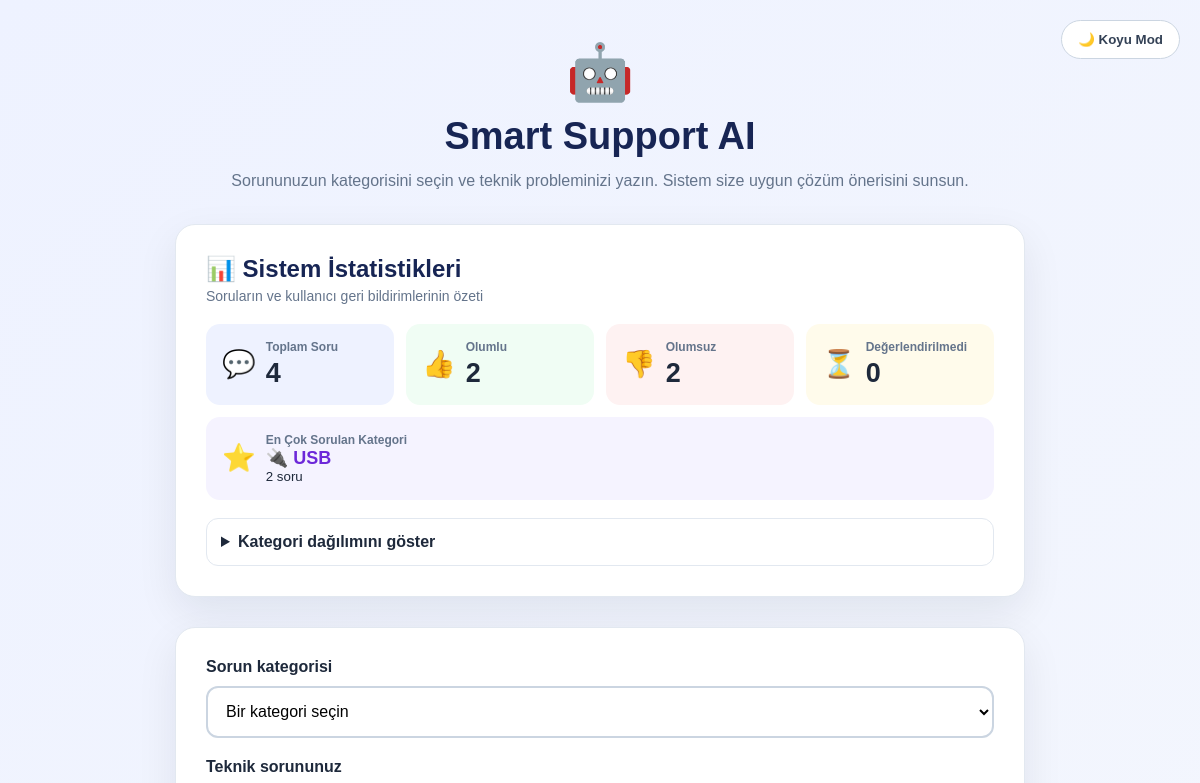
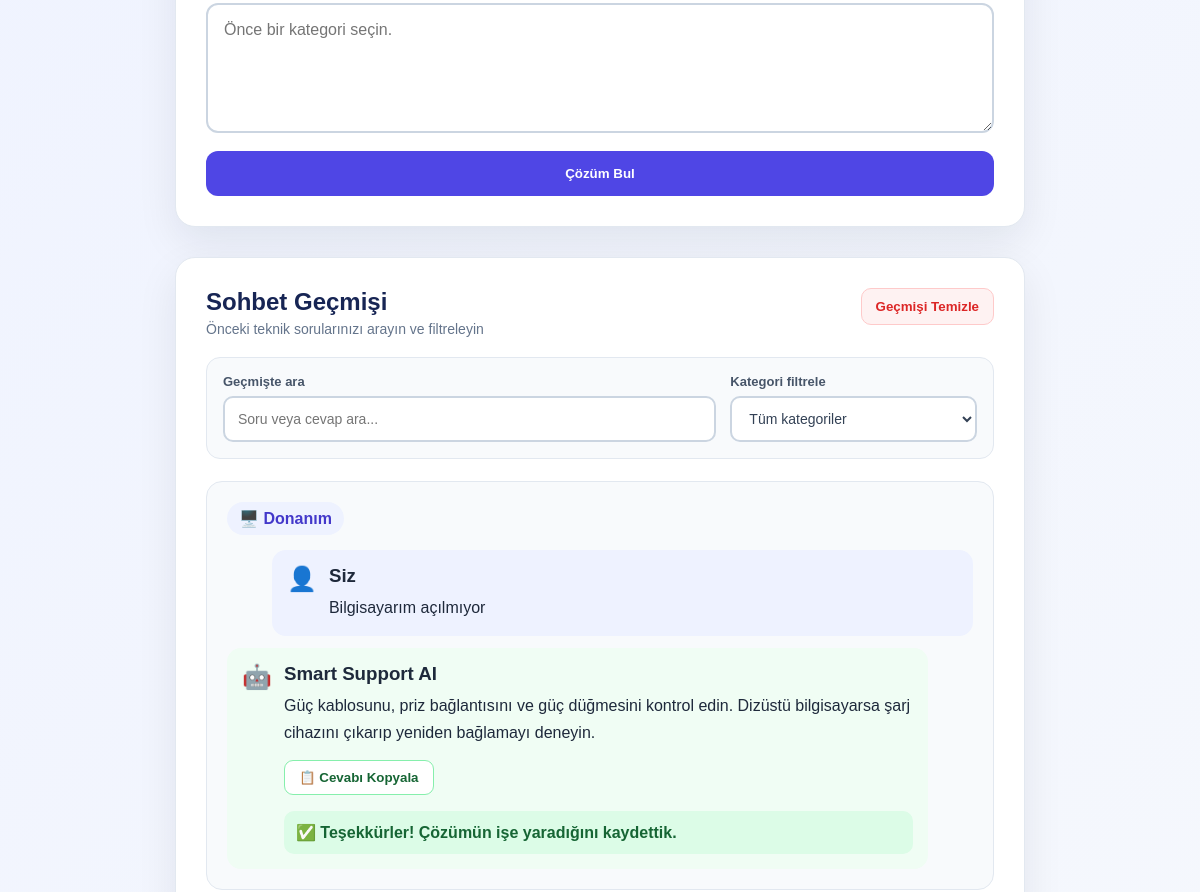
Before: / (upper part) with the older database file (2 pictures, top to bottom).
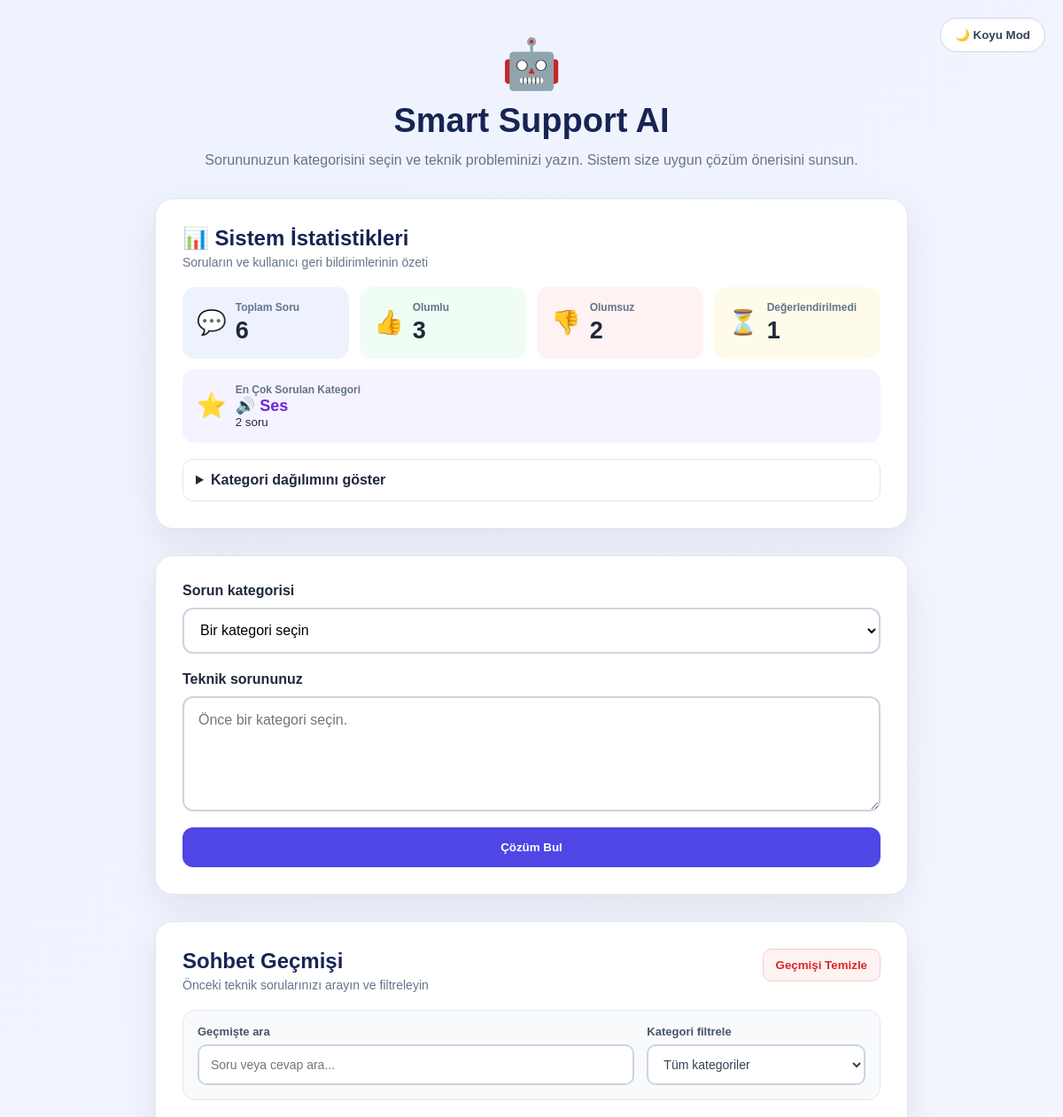
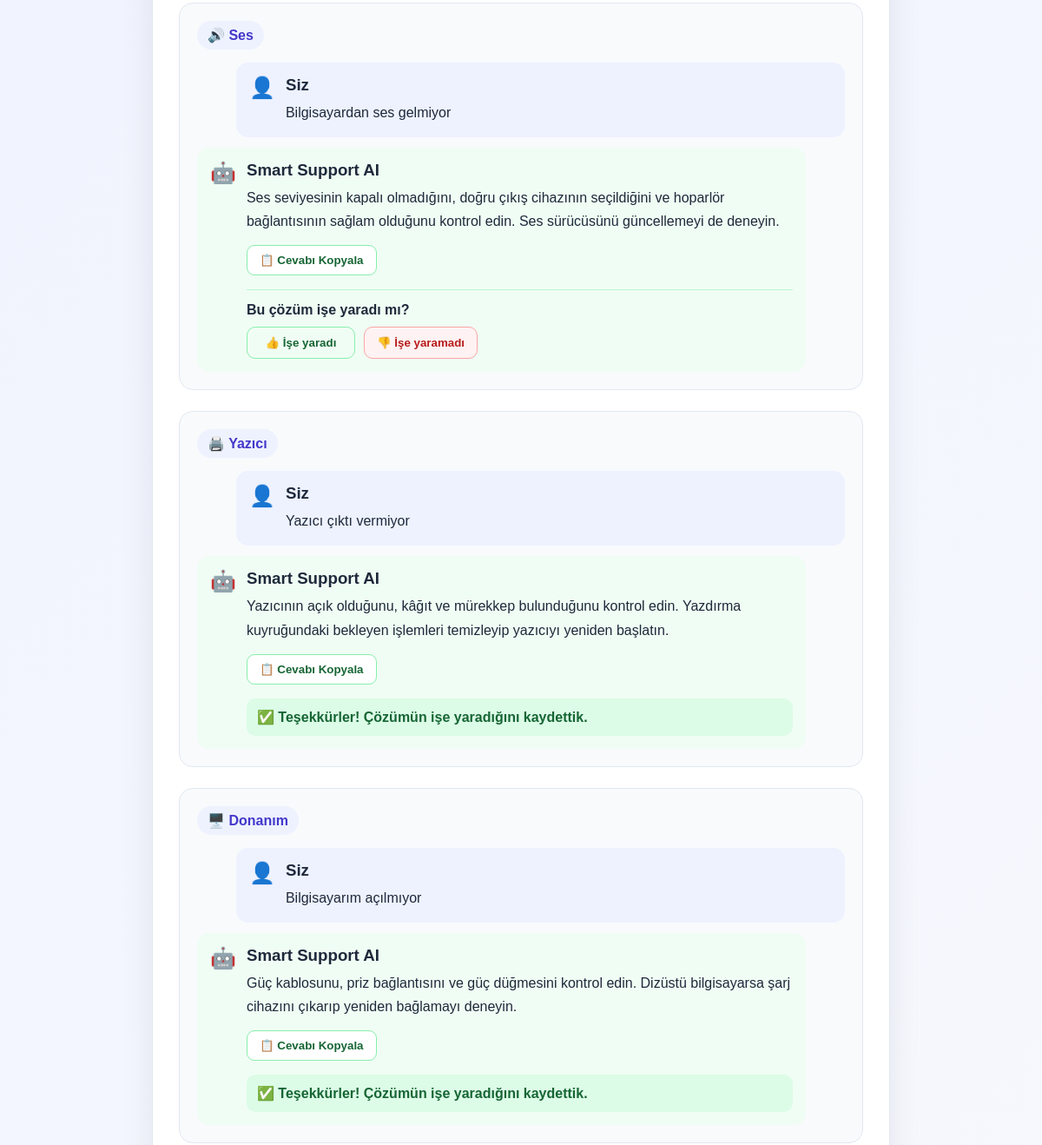
After: the same page with the newer database file (2 pictures, top to bottom).
### tables this page shows
CREATE TABLE chats (
                id TEXT PRIMARY KEY,
                question TEXT NOT NULL,
                answer TEXT NOT NULL,
                category TEXT NOT NULL,
                category_name TEXT NOT NULL,
                feedback TEXT,
                created_at TIMESTAMP DEFAULT CURRENT_TIMESTAMP
            );

### backend/app.py (the view, shortened to what this page needs)
@app.route("/", methods=["GET", "POST"])
def home():
    chat_history = get_all_chats()
    category_questions = {
        category_key: get_questions_by_category(
            category_key
        )
        for category_key in CATEGORIES
    }
    statistics = calculate_statistics(
        chat_history
    )
    return render_template(
        "index.html",
        chat_history=chat_history,
        categories=CATEGORIES,
        category_questions=category_questions,
        statistics=statistics
    )

### backend/ai_engine.py (called while the page is built)
def get_questions_by_category(
    category: str
) -> list[str]:
    support_items = load_questions()
    normalized_category = str(
        category
    ).strip().lower()
    return [
        str(item.get("question", ""))
        for item in support_items
        if (
            str(
                item.get("category", "")
            ).strip().lower() == normalized_category
            and item.get("question")
        )
    ]

### backend/database.py (called while the page is built)
def get_connection() -> sqlite3.Connection:
    connection = sqlite3.connect(DATABASE_FILE)
    connection.row_factory = sqlite3.Row
    return connection

def get_all_chats() -> list[dict[str, Any]]:
    with get_connection() as connection:
        rows = connection.execute(
            """
            SELECT
                id,
                question,
                answer,
                category,
                category_name,
                feedback,
                created_at
            FROM chats
            ORDER BY created_at ASC
            """
        ).fetchall()
    return [dict(row) for row in rows]

### frontend/templates/index.html (shortened to what this page needs)
<!DOCTYPE html>
<html lang="tr">
<head>
    <link
        rel="stylesheet"
        href="{{ url_for('static', filename='style.css') }}"
    >
</head>
<body>
    <button
        type="button"
        id="theme-button"
        class="theme-button"
        aria-label="Açık veya koyu temaya geç"
    >
    </button>
    <main class="container">
        <section class="header">
            <div class="logo">
                🤖
            </div>
            <h1>
                Smart Support AI
            </h1>
            <p>
                Sorununuzun kategorisini seçin ve teknik probleminizi yazın.
                Sistem size uygun çözüm önerisini sunsun.
            </p>
        </section>
        <section class="statistics-section">
            <div class="statistics-header">
                <h2>
                    📊 Sistem İstatistikleri
                </h2>
                <p>
                    Soruların ve kullanıcı geri bildirimlerinin özeti
                </p>
            </div>
            <div class="statistics-grid">
                <article class="stat-card">
                    <div class="stat-icon">
                        💬
                    </div>
                    <div class="stat-content">
                        <span class="stat-title">
                            Toplam Soru
                        </span>
                        <strong class="stat-number">
                            {{ statistics.total_questions }}
                        </strong>
                    </div>
                </article>
                <article class="stat-card positive-stat">
                    <div class="stat-icon">
                        👍
                    </div>
                    <div class="stat-content">
                        <span class="stat-title">
                            Olumlu
                        </span>
                        <strong class="stat-number">
                            {{ statistics.positive_feedback }}
                        </strong>
                    </div>
                </article>
                <article class="stat-card negative-stat">
                    <div class="stat-icon">
                        👎
                    </div>
                    <div class="stat-content">
                        <span class="stat-title">
                            Olumsuz
                        </span>
                        <strong class="stat-number">
                            {{ statistics.negative_feedback }}
                        </strong>
                    </div>
                </article>
                <article class="stat-card waiting-stat">
                    <div class="stat-icon">
                        ⏳
                    </div>
                    <div class="stat-content">
                        <span class="stat-title">
                            Değerlendirilmedi
                        </span>
                        <strong class="stat-number">
                            {{ statistics.unanswered_feedback }}
                        </strong>
                    </div>
                </article>
                <article class="stat-card popular-stat">
                    <div class="stat-icon">
                        ⭐
                    </div>
                    <div class="stat-content">
                        <span class="stat-title">
                            En Çok Sorulan Kategori
                        </span>
                        <strong class="popular-category">
                            {{ statistics.most_used_category_name }}
                        </strong>
                        <small>
                            {{ statistics.most_used_category_count }} soru
                        </small>
                    </div>
                </article>
            </div>
            <details class="category-details">
                <summary>
                    Kategori dağılımını göster
                </summary>
            </details>
        </section>
        <section class="support-card">
            <form
                method="POST"
                action="{{ url_for('home') }}"
                id="support-form"
            >
                <label for="category">
                    Sorun kategorisi
                </label>
                <select
                    id="category"
                    name="category"
                    required
                >
                    <option value="" selected disabled>
                        Bir kategori seçin
                    </option>
                </select>
                <label
                    for="question"
                    class="question-label"
                >
                    Teknik sorununuz
                </label>
                <textarea
                    id="question"
                    name="question"
                    placeholder="Önce bir kategori seçin."
                    required
                ></textarea>
                <button
                    type="submit"
                    class="solution-button"
                >
                    Çözüm Bul
                </button>
            </form>
        </section>
        {% if chat_history %}
            <section class="history-section">
                <div class="history-header">
                    <div>
                        <h2>
                            Sohbet Geçmişi
                        </h2>
                        <p>
                            Önceki teknik sorularınızı arayın ve filtreleyin
                        </p>
                    </div>
                    <form
                        method="POST"
                        action="{{ url_for('clear_history') }}"
                    >
                        <button
                            type="submit"
                            class="clear-button"
                        >
                            Geçmişi Temizle
                        </button>
                    </form>
                </div>
                <div class="history-tools">
                    <div class="history-search-group">
                        <label for="history-search">
                            Geçmişte ara
                        </label>
                        <input
                            type="search"
                            id="history-search"
                            class="history-search"
                            placeholder="Soru veya cevap ara..."
                            autocomplete="off"
                        >
                    </div>
                    <div class="history-filter-group">
                        <label for="history-category-filter">
                            Kategori filtrele
                        </label>
                        <select
                            id="history-category-filter"
                            class="history-category-filter"
                        >
                            <option value="all">
                                Tüm kategoriler
                            </option>
                        </select>
                    </div>
                </div>
                <div class="chat-list">
                    {% for chat in chat_history|reverse %}
                        <article
                            class="chat-item"
                            id="chat-{{ chat.id }}"
                            data-category="{{ chat.category }}"
                            data-search-text="{{ chat.question }} {{ chat.answer }}"
                        >
                            <div class="chat-category">
                                {{ chat.category_name }}
                            </div>
                            <div class="message user-message">
                                <div class="message-icon">
                                    👤
                                </div>
                                <div class="message-content">
                                    <h3>
                                        Siz
                                    </h3>
                                    <p>
                                        {{ chat.question }}
                                    </p>
                                </div>
                            </div>
                            <div class="message bot-message">
                                <div class="message-icon">
                                    🤖
                                </div>
                                <div class="message-content">
                                    <h3>
                                        Smart Support AI
                                    </h3>
                                    <p class="answer-text">
                                        {{ chat.answer }}
                                    </p>
                                    <div class="answer-actions">
                                        <button
                                            type="button"
                                            class="copy-button"
                                        >
                                            📋 Cevabı Kopyala
                                        </button>
                                        {% if not chat.feedback %}
                                            <div class="feedback-area">
                                                <span class="feedback-question">
                                                    Bu çözüm işe yaradı mı?
                                                </span>
                                                <div class="feedback-buttons">
                                                    <form
                                                        method="POST"
                                                        action="{{ url_for('save_feedback', chat_id=chat.id) }}"
                                                    >
                                                        <button
                                                            type="submit"
                                                            class="feedback-button positive-button"
                                                        >
                                                            👍 İşe yaradı
                                                        </button>
                                                    </form>
                                                    <form
                                                        method="POST"
                                                        action="{{ url_for('save_feedback', chat_id=chat.id) }}"
                                                    >
                                                        <button
                                                            type="submit"
                                                            class="feedback-button negative-button"
                                                        >
                                                            👎 İşe yaramadı
                                                        </button>
                                                    </form>
                                                </div>
                                            </div>
                                        {% elif chat.feedback == "positive" %}
                                            <div class="feedback-result positive-result">
                                                ✅ Teşekkürler! Çözümün işe
                                                yaradığını kaydettik.
                                            </div>
                                        {% elif chat.feedback == "negative" %}
                                            <div class="feedback-result negative-result">
                                                📝 Teşekkürler! Geri bildiriminizi
                                                kaydettik.
                                            </div>
                                        {% endif %}
                                    </div>
                                </div>
                            </div>
                        </article>
                    {% endfor %}
                </div>
            </section>
        {% endif %}
    </main>
</body>
</html>

Changed rows visible on the page:
added chats: category_name "🔊 Ses", question "Bilgisayardan ses gelmiyor", answer "Ses seviyesinin kapalı olmadığını, doğru çıkış cihazının seçildiğini ve hoparlör bağlantısının sağlam olduğunu kontrol edin. Ses sürücüsünü güncellemeyi de deneyin."
added chats: category_name "🖨️ Yazıcı", question "Yazıcı çıktı vermiyor", answer "Yazıcının açık olduğunu, kâğıt ve mürekkep bulunduğunu kontrol edin. Yazdırma kuyruğundaki bekleyen işlemleri temizleyip yazıcıyı yeniden başlatın.", shows "✅ Teşekkürler! Çözümün işe yaradığını kaydettik."
Other visible differences:
{{ statistics.total_questions }}: "4" → "6"
{{ statistics.positive_feedback }}: "2" → "3"
{{ statistics.unanswered_feedback }}: "0" → "1"
{{ statistics.most_used_category_name }}: "🔌 USB" → "🔊 Ses"
